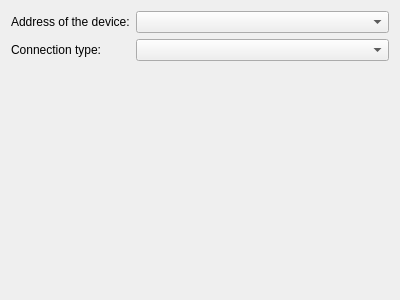
<?xml version="1.0" encoding="UTF-8"?>
<ui version="4.0">
 <author>Lukáš Tinkl &lt;ltinkl@redhat.com&gt;</author>
 <class>BtWidget</class>
 <widget class="QWidget" name="BtWidget">
  <property name="geometry">
   <rect>
    <x>0</x>
    <y>0</y>
    <width>400</width>
    <height>300</height>
   </rect>
  </property>
  <layout class="QFormLayout" name="formLayout">
   <property name="verticalSpacing">
    <number>6</number>
   </property>
   <item row="0" column="0">
    <widget class="QLabel" name="label">
     <property name="text">
      <string>Address of the device:</string>
     </property>
     <property name="buddy">
      <cstring>bdaddr</cstring>
     </property>
    </widget>
   </item>
   <item row="0" column="1">
    <widget class="HwAddrComboBox" name="bdaddr">
     <property name="sizePolicy">
      <sizepolicy hsizetype="MinimumExpanding" vsizetype="Fixed">
       <horstretch>0</horstretch>
       <verstretch>0</verstretch>
      </sizepolicy>
     </property>
    </widget>
   </item>
   <item row="1" column="0">
    <widget class="QLabel" name="label_2">
     <property name="text">
      <string>Connection type:</string>
     </property>
     <property name="buddy">
      <cstring>type</cstring>
     </property>
    </widget>
   </item>
   <item row="1" column="1">
    <widget class="KComboBox" name="type">
     <property name="sizePolicy">
      <sizepolicy hsizetype="MinimumExpanding" vsizetype="Fixed">
       <horstretch>0</horstretch>
       <verstretch>0</verstretch>
      </sizepolicy>
     </property>
    </widget>
   </item>
  </layout>
 </widget>
 <customwidgets>
  <customwidget>
   <class>KComboBox</class>
   <extends>QComboBox</extends>
   <header>kcombobox.h</header>
  </customwidget>
  <customwidget>
   <class>HwAddrComboBox</class>
   <extends>QComboBox</extends>
   <header>hwaddrcombobox.h</header>
  </customwidget>
 </customwidgets>
 <resources/>
 <connections/>
</ui>
